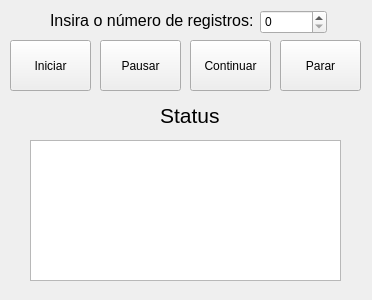
<?xml version="1.0" encoding="UTF-8"?>
<ui version="4.0">
 <class>Form</class>
 <widget class="QWidget" name="Form">
  <property name="geometry">
   <rect>
    <x>0</x>
    <y>0</y>
    <width>372</width>
    <height>300</height>
   </rect>
  </property>
  <property name="windowTitle">
   <string>Form</string>
  </property>
  <widget class="QSpinBox" name="spinNumRegistros">
   <property name="geometry">
    <rect>
     <x>260</x>
     <y>10</y>
     <width>67</width>
     <height>24</height>
    </rect>
   </property>
  </widget>
  <widget class="QLabel" name="label">
   <property name="geometry">
    <rect>
     <x>50</x>
     <y>10</y>
     <width>211</width>
     <height>21</height>
    </rect>
   </property>
   <property name="font">
    <font>
     <pointsize>12</pointsize>
    </font>
   </property>
   <property name="text">
    <string>Insira o número de registros:</string>
   </property>
  </widget>
  <widget class="QPushButton" name="btnStart">
   <property name="geometry">
    <rect>
     <x>10</x>
     <y>40</y>
     <width>81</width>
     <height>51</height>
    </rect>
   </property>
   <property name="text">
    <string>Iniciar</string>
   </property>
  </widget>
  <widget class="QPushButton" name="btnPause">
   <property name="geometry">
    <rect>
     <x>100</x>
     <y>40</y>
     <width>81</width>
     <height>51</height>
    </rect>
   </property>
   <property name="text">
    <string>Pausar</string>
   </property>
  </widget>
  <widget class="QPushButton" name="btnResume">
   <property name="geometry">
    <rect>
     <x>190</x>
     <y>40</y>
     <width>81</width>
     <height>51</height>
    </rect>
   </property>
   <property name="text">
    <string>Continuar</string>
   </property>
  </widget>
  <widget class="QPushButton" name="btnStop">
   <property name="geometry">
    <rect>
     <x>280</x>
     <y>40</y>
     <width>81</width>
     <height>51</height>
    </rect>
   </property>
   <property name="text">
    <string>Parar</string>
   </property>
  </widget>
  <widget class="QLabel" name="status">
   <property name="geometry">
    <rect>
     <x>160</x>
     <y>100</y>
     <width>61</width>
     <height>31</height>
    </rect>
   </property>
   <property name="font">
    <font>
     <pointsize>16</pointsize>
    </font>
   </property>
   <property name="text">
    <string>Status</string>
   </property>
  </widget>
  <widget class="QPlainTextEdit" name="txtLog">
   <property name="geometry">
    <rect>
     <x>30</x>
     <y>140</y>
     <width>311</width>
     <height>141</height>
    </rect>
   </property>
   <property name="readOnly">
    <bool>true</bool>
   </property>
  </widget>
 </widget>
 <resources/>
 <connections/>
</ui>
